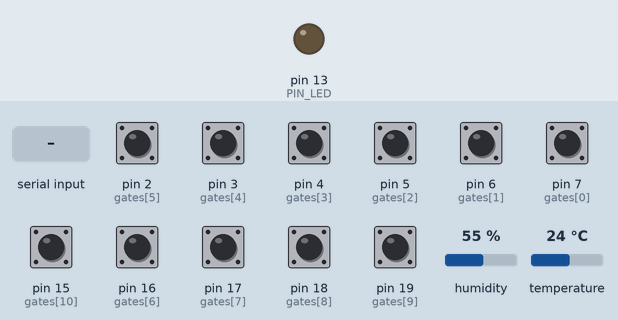
The program below on a simulated Arduino Nano, built with avr-gcc and run on an emulated ATmega328P. Parts: output pins drawn as LEDs (lit = HIGH). Inputs (shaded band) come from the test bench; at power-on: pin 2 (gates[5]), pin 3 (gates[4]), pin 4 (gates[3]), pin 5 (gates[2]), pin 6 (gates[1]), pin 7 (gates[0]), pin 15 (gates[10]), pin 16 (gates[6]), pin 17 (gates[7]), pin 18 (gates[8]), pin 19 (gates[9]) HIGH, humidity 55 %, temperature 24 °C. What the program prints to the serial monitor is not drawn.

Above: at 2.3 s.
2.4 s: "S" received over Serial
Timing chart, 0 to 5.4 s (numbered marks = the images above; inputs shaded):
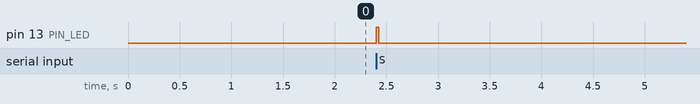

The program:

main.cpp
```cpp
// (licence header left out)
/* Defines -----------------------------------------------------------*/
#define TIMEOUT_MILLIS 60000  // 60 seconds

#define NGATES 11     // Number of optical gates
#define PIN_LED 13    // SCK
#define PIN_DHT11 11  // MOSI

/* Includes ----------------------------------------------------------*/
#include "Arduino.h"
#include <dht.h>


/* Global variables --------------------------------------------------*/
// Pin ID for optical gates
uint8_t gates[NGATES] = {
        7, 6, 5, 4, 3, 2, 16, 17, 18, 19, 15
    };

// Temperature and humidity sensor DHT11
dht DHT;

uint8_t measure_en = 0;    // Enable measurement
uint8_t measure_id = 0;    // Measurement ID
uint8_t measured_num = 0;  // Total number of measured gates


/**********************************************************************
 * Function: setup()
 * Purpose:  Setup function where the program execution begins. Init
 *           serial communications, GPIO pins, and perform functionality
 *           tests of optical gates.
 * Returns:  none
 **********************************************************************/
void setup()
{
    // Setup UART communication with Serial monitor
    Serial.begin(9600);

    // Setup input pins for optical gates
    for (uint8_t i = 0; i < NGATES; i++) {
        pinMode(gates[i], INPUT_PULLUP);
    }

    // Setup output pin for status LED
    pinMode(PIN_LED, OUTPUT);

    // Setup input pin for DHT11 sensor
    pinMode(PIN_DHT11, INPUT_PULLUP);

    // Test received signals from all gates
    Serial.print("\r\nTest of optical gates ");
    for (uint8_t i = 0; i < NGATES; i++) {
        uint8_t state = digitalRead(gates[i]);
        if (state == 0) {  // Signal OK
            Serial.print(".");
        }
        else {  // No received signal
            Serial.print("#");
            Serial.print(i, DEC);
            Serial.print(" Error ");
        }
        delay(100);
    }
    Serial.println(" done");

    Serial.println("Press 'S' to start each measurement");
    Serial.println("");
    Serial.println("id;time0;time1;time2;time3;time4;time5;time6;time7;time8;time9;time10;humid;temp;idAnimal;tempAnimal");
}


/**********************************************************************
 * Function: loop()
 * Purpose:  Infinite loop. This function is executed over and over
 *           again. Check values from optical gates, measure the time
 *           and send it to the UART. Use Serial Monitor to view it.
 * Returns:  none
 **********************************************************************/
void loop()
{
    uint8_t incoming;

    uint8_t measured_status[NGATES] = {0};
    unsigned long measured_time[NGATES] = {0};
    unsigned long start_millis;
    unsigned long current_millis;

    // Wait for Start from UART: key "S"
    if (Serial.available() > 0) {
        incoming = Serial.read();
        if ((incoming == 'S') || (incoming == 's')) {
            measure_en = 1;
        }
    }

    // Start measurement
    if (measure_en == 1) {
        // Turn Status LED on
        digitalWrite(PIN_LED, 1);

        // Display measurement ID
        Serial.print(measure_id++);

        // Wait for the first optical gate
        uint8_t i = 0;
        uint8_t state;
        do {
            i++;
            if (i >= NGATES)
                i = 0;
            state = digitalRead(gates[i]);
        } while (state == 0);

        // Reference time of the first gate
        start_millis = millis();

        // Store measured values
        measured_status[i] = 1;
        measured_time[i] = 0;
        measured_num = 1;
        // Serial.println(i);

        // Read all other optical gates
        do {
            i++;
            if (i >= NGATES)
                i = 0;
            state = digitalRead(gates[i]);
            current_millis = millis();
            if (state == 1) {
                if (measured_status[i] == 0) {
                    measured_status[i] = 1;
                    measured_time[i] = current_millis - start_millis;
                    measured_num++;
                    // Serial.println(i);
                }
            }
        } while ((measured_num < NGATES) && (current_millis - start_millis <= TIMEOUT_MILLIS));

        // Display measured times
        for (uint8_t i = 0; i < (NGATES); i++) {
            Serial.print(";");
            if (measured_status[i] == 1)
                Serial.print(measured_time[i]);
            else
                Serial.print("-");
        }

        // Read and display DHT11 data
        DHT.read11(PIN_DHT11);
        Serial.print(";");
        Serial.print(DHT.humidity, 0);
        Serial.print(";");
        Serial.print(DHT.temperature, 0);

        // Add columns for animal ID and body temperature
        Serial.println(";NA;NA");

        // Clear measured values
        for (uint8_t i = 0; i < (NGATES); i++) {
            measured_status[i] = 0;
            measured_time[i] = 0;
        }

        // Turn Status LED off
        digitalWrite(PIN_LED, 0);

        // Measurement is over
        measure_en = 0;
    }
}
```

Measured:
- after the input at 2.4 s, pin 13 (PIN_LED): LOW → HIGH at once, → LOW 0.02 s later
